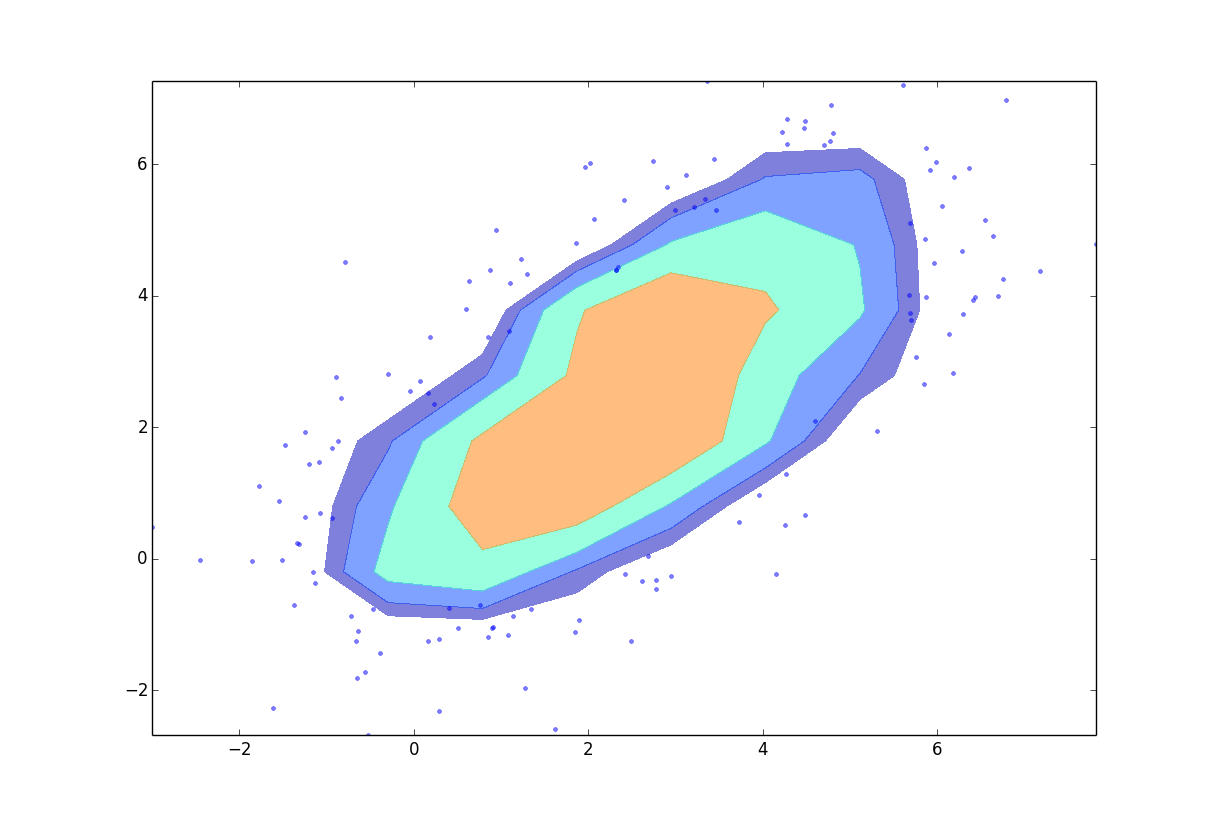

The script that saved this image:
from mpl_plot_templates import adaptive_param_plot
import numpy as np
import pylab as pl

pl.clf()

adaptive_param_plot(np.random.randn(1000)+np.linspace(0,5,1000),np.random.randn(1000)+np.linspace(0,5,1000), fill=True, alpha=0.5, threshold=10)

pl.savefig('param_plot_example.png')
